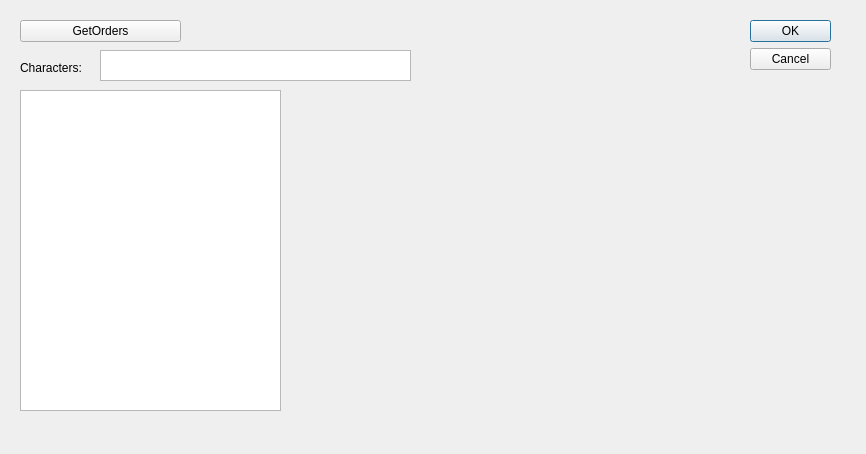
<?xml version="1.0" encoding="UTF-8"?>
<ui version="4.0">
 <class>ListView</class>
 <widget class="QDialog" name="ListView">
  <property name="geometry">
   <rect>
    <x>0</x>
    <y>0</y>
    <width>866</width>
    <height>454</height>
   </rect>
  </property>
  <property name="windowTitle">
   <string>Dialog</string>
  </property>
  <widget class="QDialogButtonBox" name="buttonBox">
   <property name="geometry">
    <rect>
     <x>750</x>
     <y>20</y>
     <width>81</width>
     <height>241</height>
    </rect>
   </property>
   <property name="orientation">
    <enum>Qt::Vertical</enum>
   </property>
   <property name="standardButtons">
    <set>QDialogButtonBox::Cancel|QDialogButtonBox::Ok</set>
   </property>
  </widget>
  <widget class="QPushButton" name="getMarketInfoButton">
   <property name="geometry">
    <rect>
     <x>20</x>
     <y>20</y>
     <width>161</width>
     <height>22</height>
    </rect>
   </property>
   <property name="text">
    <string>GetOrders</string>
   </property>
  </widget>
  <widget class="QListWidget" name="listWidget">
   <property name="geometry">
    <rect>
     <x>20</x>
     <y>90</y>
     <width>261</width>
     <height>321</height>
    </rect>
   </property>
  </widget>
  <widget class="QLabel" name="label">
   <property name="geometry">
    <rect>
     <x>20</x>
     <y>60</y>
     <width>81</width>
     <height>16</height>
    </rect>
   </property>
   <property name="text">
    <string>Characters:</string>
   </property>
  </widget>
  <widget class="QPlainTextEdit" name="CharactersPlainTextEdit">
   <property name="geometry">
    <rect>
     <x>100</x>
     <y>50</y>
     <width>311</width>
     <height>31</height>
    </rect>
   </property>
  </widget>
 </widget>
 <resources/>
 <connections>
  <connection>
   <sender>buttonBox</sender>
   <signal>accepted()</signal>
   <receiver>ListView</receiver>
   <slot>accept()</slot>
   <hints>
    <hint type="sourcelabel">
     <x>248</x>
     <y>254</y>
    </hint>
    <hint type="destinationlabel">
     <x>157</x>
     <y>274</y>
    </hint>
   </hints>
  </connection>
  <connection>
   <sender>buttonBox</sender>
   <signal>rejected()</signal>
   <receiver>ListView</receiver>
   <slot>reject()</slot>
   <hints>
    <hint type="sourcelabel">
     <x>316</x>
     <y>260</y>
    </hint>
    <hint type="destinationlabel">
     <x>286</x>
     <y>274</y>
    </hint>
   </hints>
  </connection>
 </connections>
</ui>
